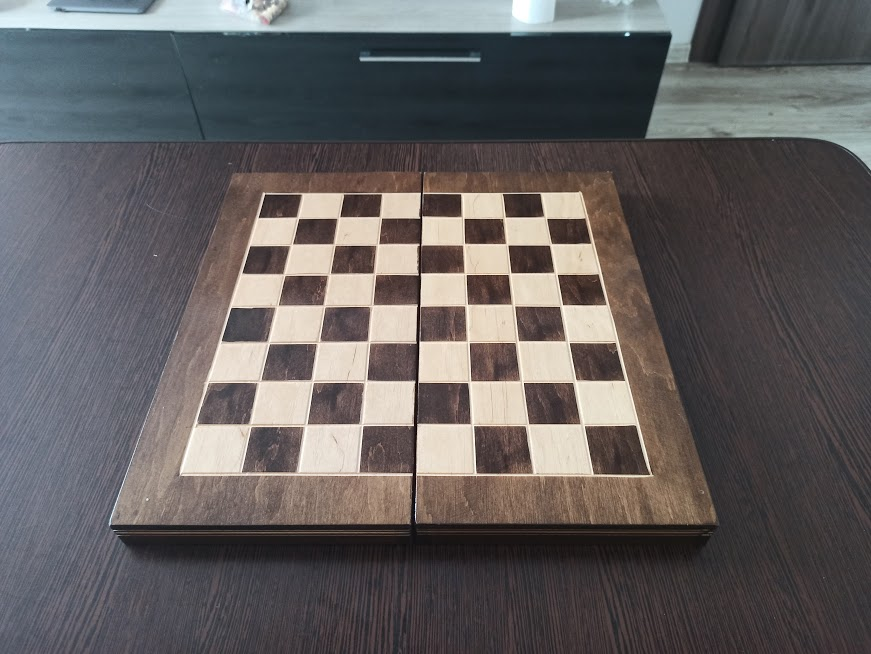
#> input picture Images/test/IMG_20210516_155207.jpg, 871 x 654 px
$ python Board.py
#> lines starting #> are read from the running program, lines starting #| are printed output that depends on the picture; after the words box and inside, x2 and y2 are one past the last pixel; in counts of white or black regions, pixels touching at a corner belong together
import numpy as np
from cv2 import cv2
class Board:

    def __init__(self):
        pass

    def cutImage(self):
        return img[self.y:self.y + self.h, self.x: self.x + self.w]


    def detectBoardCorners(self, img):
        gray = cv2.cvtColor(img, cv2.COLOR_BGR2GRAY)

        ret, corners = cv2.findChessboardCorners(gray, (7, 7))
        bottom_w = abs(corners[0, 0, 0] - corners[1, 0, 0])
        bottom_h = abs(corners[7, 0, 1] - corners[1, 0, 1])
        bottom_h += 0.1 * bottom_h
        bottom_w += 0.2 * bottom_w

        top_w = abs(corners[43, 0, 0] - corners[42, 0, 0])
        top_h = abs(corners[35, 0, 1] - corners[42, 0, 1])
        top_h -= 0.1 * top_h
        top_w -= 0.2 * top_w

        bottom_right_corner = (int(corners[0, 0, 0] + bottom_w), int(corners[0, 0, 1] + bottom_h))
        bottom_left_corner = (int(corners[6, 0, 0] - bottom_w), int(corners[6, 0, 1] + bottom_h))
        top_right_corner = (int(corners[42, 0, 0] + top_w), int(corners[42, 0, 1] - top_h))
        top_left_corner = (int(corners[48, 0, 0] - top_w), int(corners[48, 0, 1] - top_h))

        return np.float32([top_left_corner, top_right_corner, bottom_left_corner, bottom_right_corner])


    def setBoardPositions(self, img):
        gray = cv2.cvtColor(img, cv2.COLOR_BGR2GRAY)
        edges = cv2.Canny(gray, 100, 200)
        ksize = (5, 5)
        edges = cv2.blur(edges, ksize)

        cnts, _ = cv2.findContours(edges, cv2.RETR_EXTERNAL, cv2.CHAIN_APPROX_SIMPLE)
        cnt = sorted(cnts, key=cv2.contourArea)[-1]
        self.x, self.y, self.w, self.h = cv2.boundingRect(cnt)


    def transposeBoard(self, img, src_points):
        rows, cols, _ = img.shape
        dst_points = np.float32([[0, 0], [cols - 1, 0], [0, rows - 1], [cols - 1, rows - 1]])
        projective_matrix = cv2.getPerspectiveTransform(src_points, dst_points)
        img_output = cv2.warpPerspective(img, projective_matrix, (cols, rows))

        return img_output


if __name__ == "__main__":
    path = "../Images/test/IMG_20210516_155207.jpg"
    # path = "../Images/Training/board/IMG_20210425_131243.jpg"
    img = cv2.imread(path)
#> img is the input picture: shape (654, 871, 3); mean B, G, R 95.5, 95.5, 99.3
    img = cv2.bitwise_not(img)
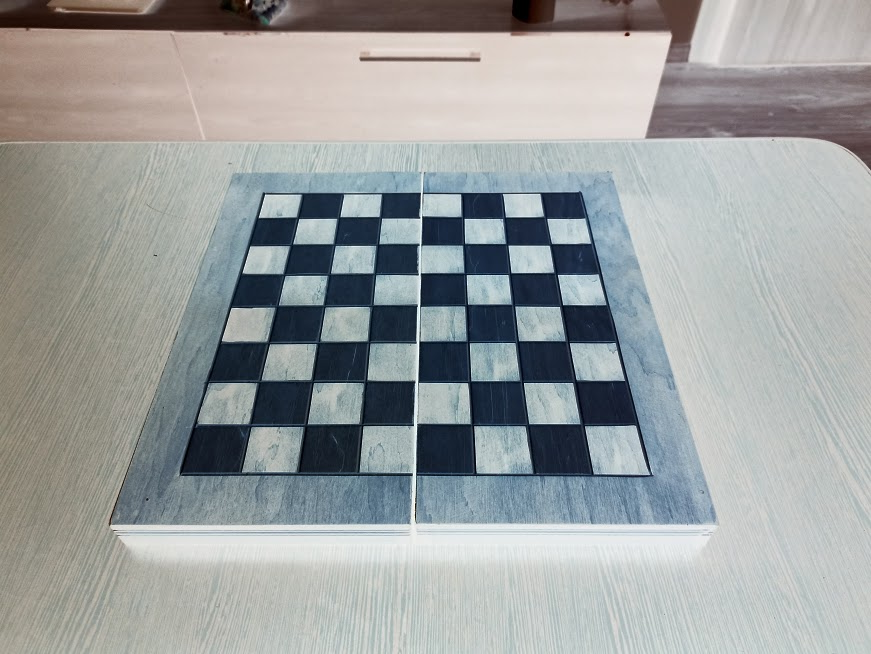
#> img: shape (654, 871, 3); mean B, G, R 159.5, 159.5, 155.7

    board = Board()
    board.setBoardPositions(img)
#> in setBoardPositions, `gray = cv2.cvtColor(img, cv2.COLOR_BGR2GRAY)`:
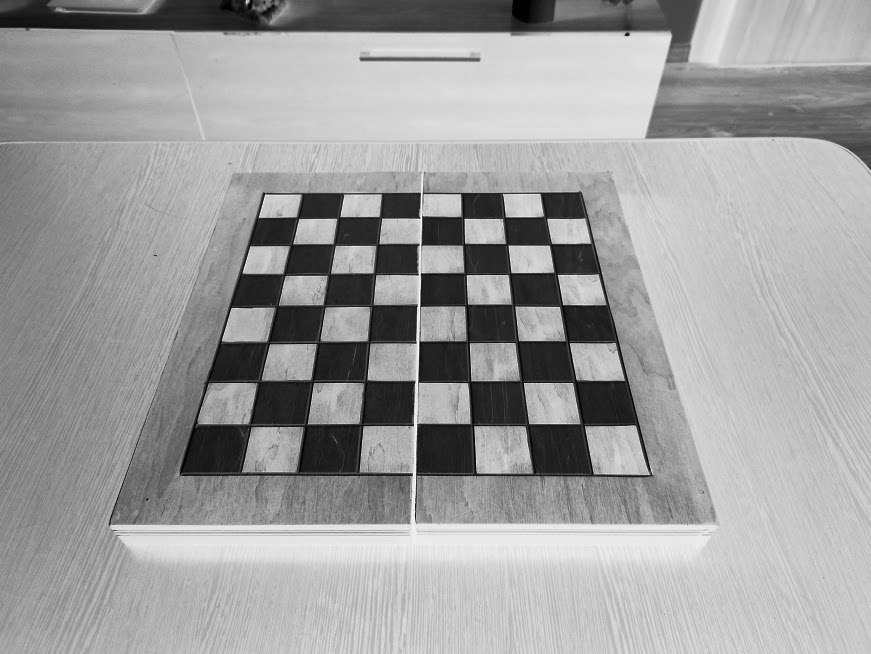
#> gray: shape (654, 871); min 0, max 254, mean 158.4
#> in setBoardPositions, `edges = cv2.Canny(gray, 100, 200)`:
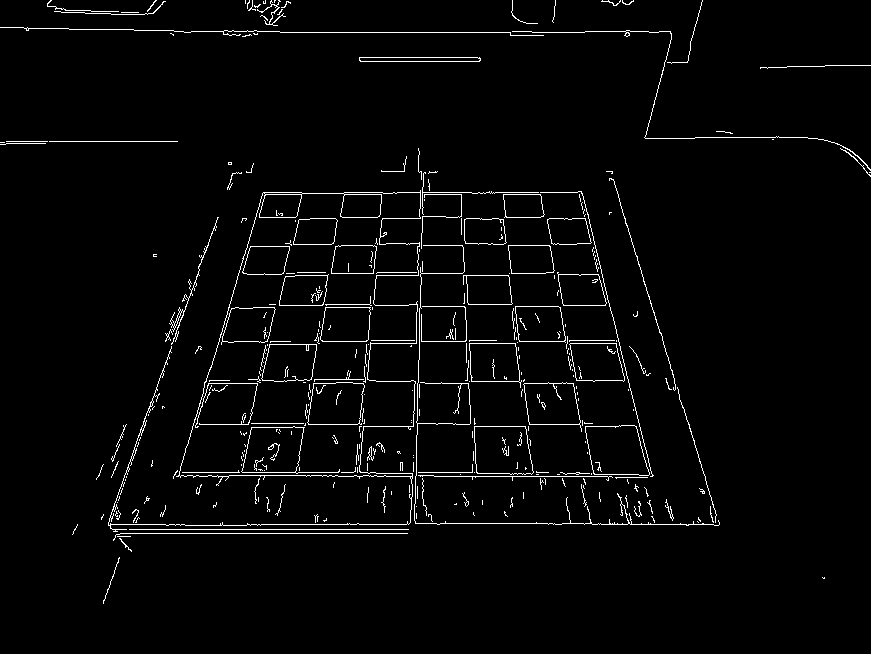
#> edges: shape (654, 871); 2.6% white in thin lines or dots
#> in setBoardPositions, `edges = cv2.blur(edges, ksize)`:
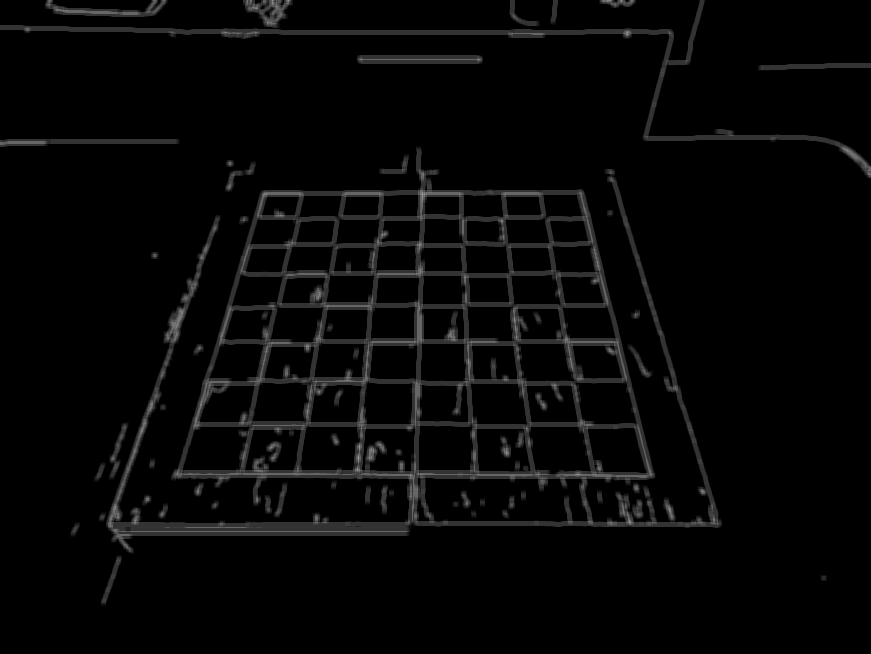
#> edges: shape (654, 871); min 0, max 153, mean 6.7
#> in setBoardPositions, `cnts, _ = cv2.findContours(edges, cv2.RETR_EXTERNAL, cv2.CHAIN_APPROX_..`: cnts = 39 contours; largest, box (x1, y1, x2, y2) and area: (106, 146, 722, 554) 135576, (0, 0, 871, 179) 5385, (357, 55, 483, 64) 998, (45, 0, 168, 17) 896, (243, 0, 293, 28) 830
#> in setBoardPositions, `cnt = sorted(cnts, key=cv2.contourArea)[-1]`: cnt = contour of 1626 points, box (x1, y1, x2, y2) (106, 146, 722, 554), area 135576
#> in setBoardPositions, `self.x, self.y, self.w, self.h = cv2.boundingRect(cnt)`: self.x = 106; self.y = 146; self.w = 616; self.h = 408
    img = board.cutImage()
#> in cutImage, `return img[self.y:self.y + self.h, self.x: self.x + self.w]`:
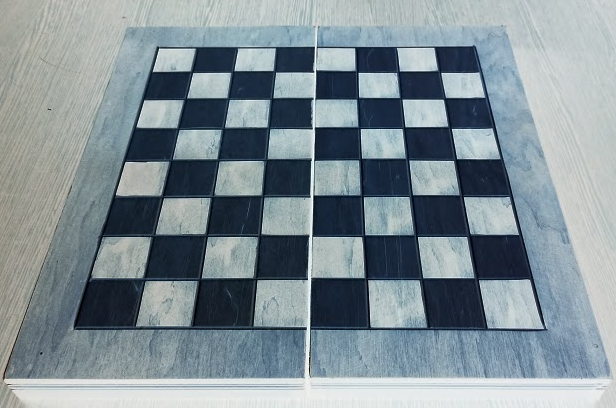
#> returned value: shape (408, 616, 3); mean of channels 0, 1, 2 149.7, 143.1, 129.8; drawn as B, G, R
    points = board.detectBoardCorners(img);
#> in detectBoardCorners, `gray = cv2.cvtColor(img, cv2.COLOR_BGR2GRAY)`:
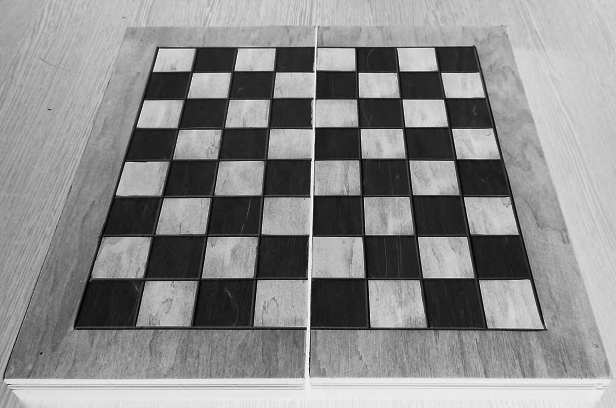
#> gray: shape (408, 616); min 1, max 254, mean 139.9
#> in detectBoardCorners, `ret, corners = cv2.findChessboardCorners(gray, (7, 7))`: ret = True; corners = 49 rows, first 8: [474.1, 277.6], [419.2, 280.6], [364.4, 277.5], [309, 278.5], [255, 278.5], [197.5, 280.8], [147, 278], [469.8, 233.1]
#> in detectBoardCorners, `bottom_w = abs(corners[0, 0, 0] - corners[1, 0, 0])`: bottom_w = 54.84
#> in detectBoardCorners, `bottom_h = abs(corners[7, 0, 1] - corners[1, 0, 1])`: bottom_h = 47.49
#> in detectBoardCorners, `bottom_h += 0.1 * bottom_h`: bottom_h = 52.24
#> in detectBoardCorners, `bottom_w += 0.2 * bottom_w`: bottom_w = 65.81
#> in detectBoardCorners, `top_w = abs(corners[43, 0, 0] - corners[42, 0, 0])`: top_w = 43.34
#> in detectBoardCorners, `top_h = abs(corners[35, 0, 1] - corners[42, 0, 1])`: top_h = 26.97
#> in detectBoardCorners, `top_h -= 0.1 * top_h`: top_h = 24.27
#> in detectBoardCorners, `top_w -= 0.2 * top_w`: top_w = 34.68
#> in detectBoardCorners, `bottom_right_corner = (int(corners[0, 0, 0] + bottom_w), int(corners[0..`: bottom_right_corner = (539, 329)
#> in detectBoardCorners, `bottom_left_corner = (int(corners[6, 0, 0] - bottom_w), int(corners[6,..`: bottom_left_corner = (81, 330)
#> in detectBoardCorners, `top_right_corner = (int(corners[42, 0, 0] + top_w), int(corners[42, 0,..`: top_right_corner = (475, 48)
#> in detectBoardCorners, `top_left_corner = (int(corners[48, 0, 0] - top_w), int(corners[48, 0, ..`: top_left_corner = (158, 48)
#> points = [[158, 48], [475, 48], [81, 330], [539, 329]]
    cv2.imshow("img", board.transposeBoard(img, points))
#> in transposeBoard, `projective_matrix = cv2.getPerspectiveTransform(src_points, dst_points)`: projective_matrix = [[2.09, 0.571, -357.8], [-1.58e-16, 2.25, -108.2], [-8.37e-06, 0.0017, 1]]
#> in transposeBoard, `img_output = cv2.warpPerspective(img, projective_matrix, (cols, rows))`:
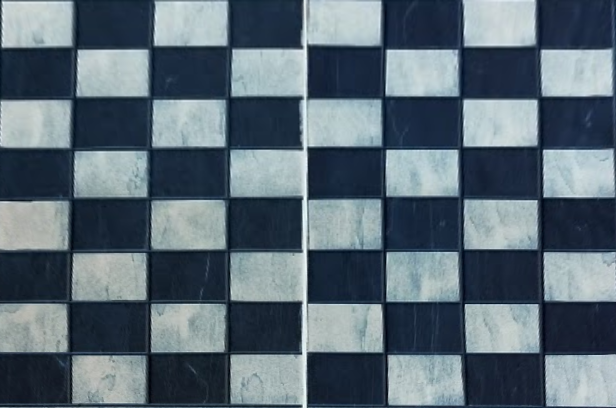
#> img_output: shape (408, 616, 3); mean of channels 0, 1, 2 117.9, 107.1, 91.8; drawn as B, G, R

    cv2.waitKey(0)
